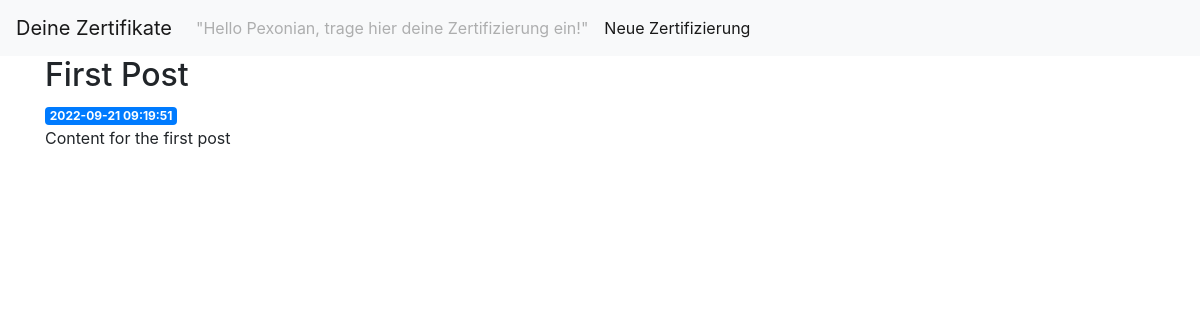
The page /1 on the database its author committed.
### tables this page shows
CREATE TABLE posts (
    id INTEGER PRIMARY KEY AUTOINCREMENT,
    created TIMESTAMP NOT NULL DEFAULT CURRENT_TIMESTAMP,
    title TEXT NOT NULL,
    content TEXT NOT NULL
);

### app.py (the view)
@app.route('/<int:post_id>')
def post(post_id):
    post = get_post(post_id)
    return render_template('post.html', post=post)

### app.py (called while the page is built)
def get_db_connection():
    conn = sqlite3.connect('database.db')
    conn.row_factory = sqlite3.Row
    return conn

def get_post(post_id):
    conn = get_db_connection()
    post = conn.execute('SELECT * FROM posts WHERE id = ?',
                        (post_id,)).fetchone()
    conn.close()
    if post is None:
        abort(404)
    return post

### templates/post.html
{% extends 'base.html' %}
{% block content %}
    <h2>{% block title %} {{ post['title']}} {% endblock %}</h2>
    <span class="badge badge-primary">{{ post['created'] }}</span>
    <p>{{ post['content'] }}</p>
{% endblock %}

### rows shown on the page
posts: title "First Post", created "2022-09-21 09:19:51", content "Content for the first post"
